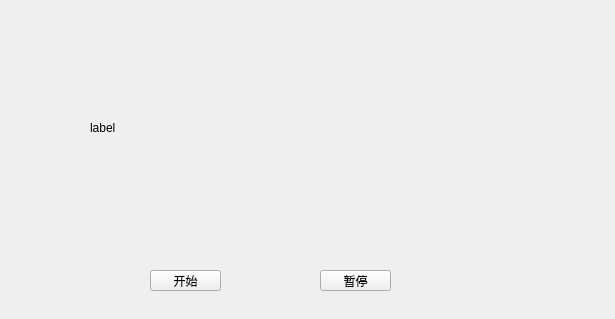
<?xml version="1.0" encoding="UTF-8"?>
<ui version="4.0">
 <class>Widget</class>
 <widget class="QWidget" name="Widget">
  <property name="geometry">
   <rect>
    <x>0</x>
    <y>0</y>
    <width>615</width>
    <height>319</height>
   </rect>
  </property>
  <property name="minimumSize">
   <size>
    <width>0</width>
    <height>0</height>
   </size>
  </property>
  <property name="maximumSize">
   <size>
    <width>700</width>
    <height>600</height>
   </size>
  </property>
  <property name="windowTitle">
   <string>Widget</string>
  </property>
  <widget class="QPushButton" name="pushButton">
   <property name="enabled">
    <bool>true</bool>
   </property>
   <property name="geometry">
    <rect>
     <x>150</x>
     <y>270</y>
     <width>71</width>
     <height>21</height>
    </rect>
   </property>
   <property name="cursor">
    <cursorShape>ArrowCursor</cursorShape>
   </property>
   <property name="text">
    <string>开始</string>
   </property>
   <property name="checkable">
    <bool>false</bool>
   </property>
  </widget>
  <widget class="QPushButton" name="pushButton_2">
   <property name="geometry">
    <rect>
     <x>320</x>
     <y>270</y>
     <width>71</width>
     <height>21</height>
    </rect>
   </property>
   <property name="text">
    <string>暂停</string>
   </property>
  </widget>
  <widget class="QLabel" name="label">
   <property name="geometry">
    <rect>
     <x>90</x>
     <y>20</y>
     <width>394</width>
     <height>216</height>
    </rect>
   </property>
   <property name="minimumSize">
    <size>
     <width>0</width>
     <height>0</height>
    </size>
   </property>
   <property name="maximumSize">
    <size>
     <width>394</width>
     <height>216</height>
    </size>
   </property>
   <property name="text">
    <string>label</string>
   </property>
   <property name="scaledContents">
    <bool>true</bool>
   </property>
  </widget>
 </widget>
 <resources/>
 <connections/>
</ui>
